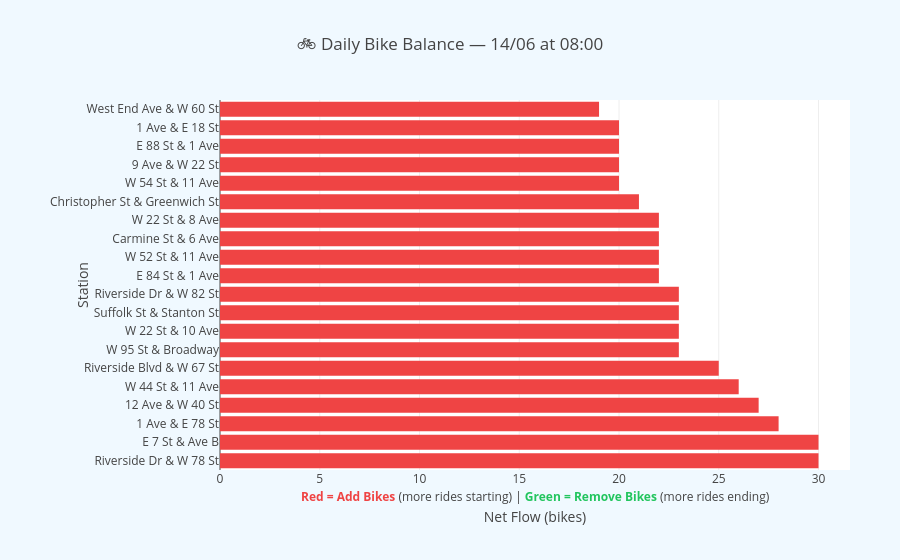

The notebook cell saved with this chart:
### Code cell
# ================================================================
# BIKE RESTOCKING MODEL — Daily-Level Version
# ================================================================
import pandas as pd
import plotly.graph_objects as go

# Prepare datetime parts
df['started_at'] = pd.to_datetime(df['started_at'])
df['ended_at'] = pd.to_datetime(df['ended_at'])
df['month'] = df['started_at'].dt.month
df['day'] = df['started_at'].dt.day
df['hour'] = df['started_at'].dt.hour

# ------------------------------------------------
# 1. Calculate rides started / ended per station, per day
# ------------------------------------------------
station_starts = (
    df.groupby(['start_station_name', 'month', 'day', 'hour'])['ride_id']
    .count()
    .reset_index(name='rides_started')
)

station_ends = (
    df.groupby(['end_station_name', 'month', 'day', 'hour'])['ride_id']
    .count()
    .reset_index(name='rides_ended')
)

# Merge
station_flow = pd.merge(
    station_starts,
    station_ends,
    left_on=['start_station_name', 'month', 'day', 'hour'],
    right_on=['end_station_name', 'month', 'day', 'hour'],
    how='outer'
)

station_flow['station'] = station_flow['start_station_name'].combine_first(station_flow['end_station_name'])
station_flow = station_flow[['station', 'month', 'day', 'hour', 'rides_started', 'rides_ended']].fillna(0)

# ------------------------------------------------
# 2. Net flow per station, per day, per hour
# ------------------------------------------------
station_flow['net_flow'] = station_flow['rides_started'] - station_flow['rides_ended']
station_flow['total_activity'] = station_flow['rides_started'] + station_flow['rides_ended']

# ------------------------------------------------
# 3. Optional: Filter to top 20% busiest stations (for each month)
# ------------------------------------------------
thresholds = (
    station_flow.groupby('month')['total_activity']
    .quantile(0.8)
    .reset_index()
    .rename(columns={'total_activity': 'threshold'})
)
station_flow = pd.merge(station_flow, thresholds, on='month', how='left')
popular_stations = station_flow[station_flow['total_activity'] >= station_flow['threshold']]

# ------------------------------------------------
# 4. Example — show restocking needs for a specific day
# ------------------------------------------------
def create_daily_restocking_viz(month=6, day=14, hour=8):
    filtered = popular_stations[
        (popular_stations['month'] == month) &
        (popular_stations['day'] == day) &
        (popular_stations['hour'] == hour)
    ].copy()

    if filtered.empty:
        print(f"No data for {day:02d}.{month:02d} at {hour}:00")
        return None

    filtered = filtered.sort_values('net_flow', ascending=False).head(20)

    colors = ['#ef4444' if x > 0 else '#22c55e' for x in filtered['net_flow']]

    filtered['hover_text'] = filtered.apply(
        lambda r: f"<b>{r['station']}</b><br>"
                  f"Started: {int(r['rides_started'])} rides<br>"
                  f"Ended: {int(r['rides_ended'])} rides<br>"
                  f"<b>{'Add' if r['net_flow'] > 0 else 'Remove'}: {abs(int(r['net_flow']))} bikes</b>",
        axis=1
    )

    fig = go.Figure()
    fig.add_trace(go.Bar(
        y=filtered['station'],
        x=filtered['net_flow'],
        orientation='h',
        marker=dict(color=colors),
        hovertemplate='%{customdata}<extra></extra>',
        customdata=filtered['hover_text']
    ))

    fig.update_layout(
        title=f"🚲 Daily Bike Balance — {day:02d}/{month:02d} at {hour:02d}:00",
        xaxis_title='Net Flow (bikes)',
        yaxis_title='Station',
        height=650,
        plot_bgcolor='white',
        paper_bgcolor='#f0f9ff',
        margin=dict(l=220, r=50, t=100, b=90),
        annotations=[
            dict(
                text='<b style="color:#ef4444;">Red = Add Bikes</b> (more rides starting) | '
                     '<b style="color:#22c55e;">Green = Remove Bikes</b> (more rides ending)',
                xref='paper', yref='paper', x=0.5, y=-0.1,
                showarrow=False, font=dict(size=12), xanchor='center'
            )
        ]
    )

    fig.show()

# Example usage
create_daily_restocking_viz(month=6, day=14, hour=8)

### Figure 1 — Plotly figure (JSON) as saved in the notebook; plotly's stock layout.template omitted (floating-point values rounded to 4 significant figures)
{"data": [{"customdata": ["<b>Riverside Dr & W 78 St</b><br>Started: 39 rides<br>Ended: 9 rides<br><b>Add: 30 bikes</b>", "<b>E 7 St & Ave B</b><br>Started: 31 rides<br>Ended: 1 rides<br><b>Add: 30 bikes</b>", "<b>1 Ave & E 78 St</b><br>Started: 39 rides<br>Ended: 11 rides<br><b>Add: 28 bikes</b>", "<b>12 Ave & W 40 St</b><br>Started: 38 rides<br>Ended: 11 rides<br><b>Add: 27 bikes</b>", "<b>W 44 St & 11 Ave</b><br>Started: 32 rides<br>Ended: 6 rides<br><b>Add: 26 bikes</b>", "<b>Riverside Blvd & W 67 St</b><br>Started: 32 rides<br>Ended: 7 rides<br><b>Add: 25 bikes</b>", "<b>W 95 St & Broadway</b><br>Started: 27 rides<br>Ended: 4 rides<br><b>Add: 23 bikes</b>", "<b>W 22 St & 10 Ave</b><br>Started: 34 rides<br>Ended: 11 rides<br><b>Add: 23 bikes</b>", "<b>Suffolk St & Stanton St</b><br>Started: 26 rides<br>Ended: 3 rides<br><b>Add: 23 bikes</b>", "<b>Riverside Dr & W 82 St</b><br>Started: 29 rides<br>Ended: 6 rides<br><b>Add: 23 bikes</b>", "<b>E 84 St & 1 Ave</b><br>Started: 25 rides<br>Ended: 3 rides<br><b>Add: 22 bikes</b>", "<b>W 52 St & 11 Ave</b><br>Started: 33 rides<br>Ended: 11 rides<br><b>Add: 22 bikes</b>", "<b>Carmine St & 6 Ave</b><br>Started: 36 rides<br>Ended: 14 rides<br><b>Add: 22 bikes</b>", "<b>W 22 St & 8 Ave</b><br>Started: 37 rides<br>Ended: 15 rides<br><b>Add: 22 bikes</b>", "<b>Christopher St & Greenwich St</b><br>Started: 29 rides<br>Ended: 8 rides<br><b>Add: 21 bikes</b>", "<b>W 54 St & 11 Ave</b><br>Started: 35 rides<br>Ended: 15 rides<br><b>Add: 20 bikes</b>", "<b>9 Ave & W 22 St</b><br>Started: 32 rides<br>Ended: 12 rides<br><b>Add: 20 bikes</b>", "<b>E 88 St & 1 Ave</b><br>Started: 24 rides<br>Ended: 4 rides<br><b>Add: 20 bikes</b>", "<b>1 Ave & E 18 St</b><br>Started: 31 rides<br>Ended: 11 rides<br><b>Add: 20 bikes</b>", "<b>West End Ave & W 60 St</b><br>Started: 35 rides<br>Ended: 16 rides<br><b>Add: 19 bikes</b>"], "hovertemplate": "%{customdata}<extra></extra>", "marker": {"color": ["#ef4444", "#ef4444", "#ef4444", "#ef4444", "#ef4444", "#ef4444", "#ef4444", "#ef4444", "#ef4444", "#ef4444", "#ef4444", "#ef4444", "#ef4444", "#ef4444", "#ef4444", "#ef4444", "#ef4444", "#ef4444", "#ef4444", "#ef4444"]}, "orientation": "h", "type": "bar", "x": [30, 30, 28, 27, 26, 25, 23, 23, 23, 23, 22, 22, 22, 22, 21, 20, 20, 20, 20, 19], "y": ["Riverside Dr & W 78 St", "E 7 St & Ave B", "1 Ave & E 78 St", "12 Ave & W 40 St", "W 44 St & 11 Ave", "Riverside Blvd & W 67 St", "W 95 St & Broadway", "W 22 St & 10 Ave", "Suffolk St & Stanton St", "Riverside Dr & W 82 St", "E 84 St & 1 Ave", "W 52 St & 11 Ave", "Carmine St & 6 Ave", "W 22 St & 8 Ave", "Christopher St & Greenwich St", "W 54 St & 11 Ave", "9 Ave & W 22 St", "E 88 St & 1 Ave", "1 Ave & E 18 St", "West End Ave & W 60 St"]}], "layout": {"annotations": [{"font": {"size": 12}, "showarrow": false, "text": "<b style=\"color:#ef4444;\">Red = Add Bikes</b> (more rides starting) | <b style=\"color:#22c55e;\">Green = Remove Bikes</b> (more rides ending)", "x": 0.5, "xanchor": "center", "xref": "paper", "y": -0.1, "yref": "paper"}], "autosize": true, "margin": {"b": 90, "l": 220, "r": 50, "t": 100}, "paper_bgcolor": "#f0f9ff", "plot_bgcolor": "white", "title": {"text": "🚲 Daily Bike Balance — 14/06 at 08:00"}, "xaxis": {"autorange": true, "range": [0, 31.58], "title": {"text": "Net Flow (bikes)"}, "type": "linear"}, "yaxis": {"autorange": true, "range": [-0.5, 19.5], "title": {"text": "Station"}, "type": "category"}}}
